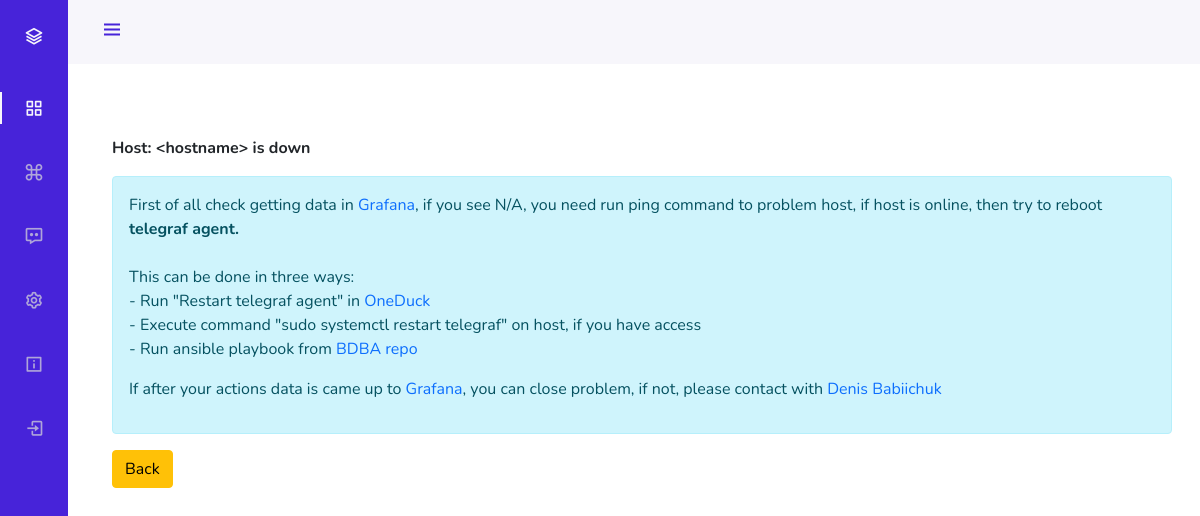
The page /messages/1 on the database its author committed.
### app.py (models this page shows, shortened)
class Messages(db.Model):
    id = db.Column(db.Integer, primary_key=True)
    title = db.Column(db.String(100), nullable=False)
    text = db.Column(db.NVARCHAR(1000), nullable=False)

### app.py (the view)
@app.route('/messages/<int:id>')
def view_message(id):
    get_message = Messages.query.get(id)
    return render_template('view_messages.html', get_message=get_message)

### app.py (called while the page is built)
@app.after_request
def redirect_to_signin(response):
    if response.status_code == 401:
        return redirect(url_for('login_page') + '?next=' + request.url)
    return response

### templates/view_messages.html
{% extends 'template.html' %}
{% block body %}
<div class="container mt-5">
    <p><b>{{ get_message.title }}</b></p>
<div class="alert alert-info">
{{ get_message.text|safe() }}
    </div>
    <a href="/messages" class="btn btn-warning">Back</a>
</div>
{% endblock %}

### static/css/style.css (style rules this page uses)
:root { --header-height: 3rem; --nav-width: 68px; --first-color: #4723D9; --first-color-light: #AFA5D9; --white-color: #F7F6FB; --body-font: 'Nunito', sans-serif; --normal-font-size: 1rem; --z-fixed: 100 }
body { position: relative; margin: var(--header-height) 0 0 0; padding: 0 1rem; font-family: var(--body-font); font-size: var(--normal-font-size); transition: .5s }
a { text-decoration: none }
@media screen and (min-width: 768px) { body { margin: calc(var(--header-height) + 1rem) 0 0 0; padding-left: calc(var(--nav-width) + 2rem) } }

### rows shown on the page
Messages: title "Host: <hostname> is down", text "First of all check getting data in Grafana , if you see N/A, you need run ping command to problem host, if host is online, then try to reboot telegraf agent. This can be done in three ways: - Run \"Restart telegraf agent\" in OneDuck - Execute command \"sudo systemctl restart telegraf\" on host, if you have access - Run ansible playbook from BDBA repo If after your actions data is came up to Grafana , you can close problem, if not, please contact with Denis Babiichuk"
